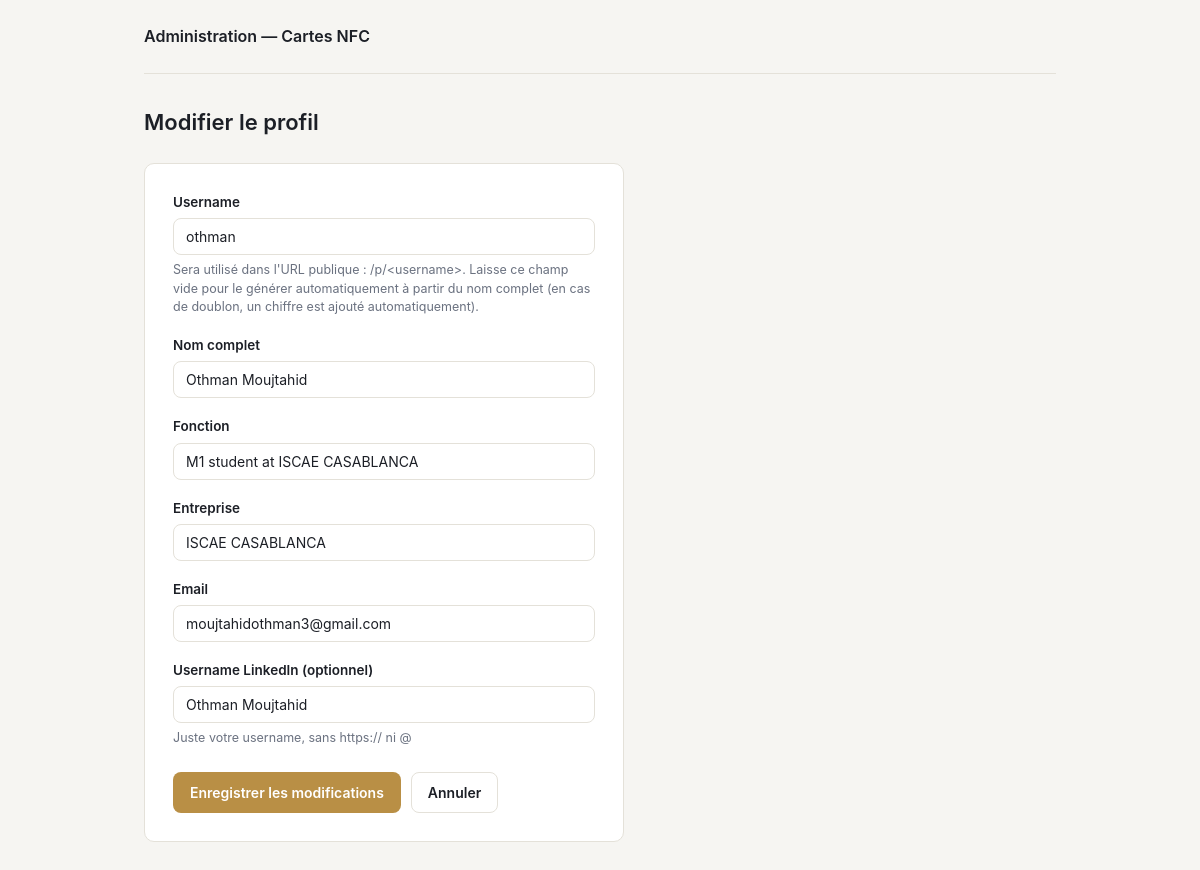
/admin/1/edit, run on the app's committed database.
### models.py (models this page shows, shortened)
class Profile(db.Model):
    __tablename__ = "profiles"
    id        = db.Column(db.Integer, primary_key=True)
    username  = db.Column(db.String(50), unique=True, nullable=False)
    full_name = db.Column(db.String(100), nullable=False)
    job_title = db.Column(db.String(100), nullable=False)
    company   = db.Column(db.String(100), nullable=False)
    email     = db.Column(db.String(120), nullable=False)
    linkedin  = db.Column(db.String(100), nullable=True)

### app.py (the view, shortened to what this page needs)
@app.route("/admin/<int:profile_id>/edit", methods=["GET", "POST"])
def admin_edit(profile_id):
    profile = Profile.query.get_or_404(profile_id)
    if request.method == "GET":
        form_data = {
            "username": profile.username,
            "full_name": profile.full_name,
            "job_title": profile.job_title,
            "company": profile.company,
            "email": profile.email,
            "linkedin": profile.linkedin or "",
        }
        return render_template("admin/form.html", profile=profile, form_data=form_data)

### templates/admin/form.html (shortened to what this page needs)
{% extends "admin/base.html" %}
{% block content %}
  <h1 class="admin-title">{{ "Modifier le profil" if profile else "Créer un profil" }}</h1>
  <form
    class="admin-form"
    method="POST"
    action="{{ url_for('admin_edit', profile_id=profile.id) if profile else url_for('admin_create') }}"
  >
    <div class="form-row">
      <label for="username">Username</label>
      <input
        type="text"
        id="username"
        name="username"
        value="{{ form_data.username }}"
        placeholder="ex: othman (laisse vide pour générer automatiquement)"
      >
      <p class="form-hint">Sera utilisé dans l'URL publique : /p/&lt;username&gt;. Laisse ce champ vide pour le générer automatiquement à partir du nom complet (en cas de doublon, un chiffre est ajouté automatiquement).</p>
    </div>
    <div class="form-row">
      <label for="full_name">Nom complet</label>
      <input
        type="text"
        id="full_name"
        name="full_name"
        value="{{ form_data.full_name }}"
        placeholder="ex: Othman Moujtahid"
        required
      >
    </div>
    <div class="form-row">
      <label for="job_title">Fonction</label>
      <input
        type="text"
        id="job_title"
        name="job_title"
        value="{{ form_data.job_title }}"
        placeholder="ex: Consultant"
        required
      >
    </div>
    <div class="form-row">
      <label for="company">Entreprise</label>
      <input
        type="text"
        id="company"
        name="company"
        value="{{ form_data.company }}"
        placeholder="ex: ABC Consulting"
        required
      >
    </div>
    <div class="form-row">
      <label for="email">Email</label>
      <input
        type="email"
        id="email"
        name="email"
        value="{{ form_data.email }}"
        placeholder="ex: othman@abc.ma"
        required
      >
    </div>
    <div class="form-row">
      <label for="linkedin">Username LinkedIn (optionnel)</label>
      <input
        type="text"
        id="linkedin"
        name="linkedin"
        value="{{ form_data.linkedin }}"
        placeholder="Ex: othman-moujtahid"
      >
      <p class="form-hint">Juste votre username, sans https:// ni @</p>
    </div>
    <div class="form-actions">
      <button type="submit" class="btn btn-primary">
        {{ "Enregistrer les modifications" if profile else "Créer le profil" }}
      </button>
      <a href="{{ url_for('admin_list') }}" class="btn btn-ghost">Annuler</a>
    </div>
  </form>
{% endblock %}

### static/admin.css (style rules this page uses)
:root { --admin-bg: #f6f5f2; --admin-surface: #ffffff; --admin-border: #e4e1d9; --admin-ink: #1c1f26; --admin-ink-soft: #6b7280; --admin-accent: #b98f45; --admin-accent-hover: #a67c38; --admin-danger: #b3413a; --admin-danger-hover: #97332d; --admin-radius: 10px; }
* { box-sizing: border-box; }
body { margin: 0; background: var(--admin-bg); color: var(--admin-ink); font-family: "Inter", -apple-system, BlinkMacSystemFont, "Segoe UI", sans-serif; font-size: 15px; line-height: 1.5; }
.admin-title { font-size: 22px; font-weight: 600; margin: 0 0 24px; }
.btn { display: inline-block; padding: 9px 16px; border-radius: 8px; font-size: 14px; font-weight: 600; text-decoration: none; border: 1px solid transparent; cursor: pointer; font-family: inherit; }
.btn-primary { background: var(--admin-accent); color: #ffffff; }
.btn-ghost { background: transparent; color: var(--admin-ink); border-color: var(--admin-border); }
.admin-form { background: var(--admin-surface); border: 1px solid var(--admin-border); border-radius: var(--admin-radius); padding: 28px; max-width: 480px; }
.form-row { margin-bottom: 18px; }
.form-row label { display: block; font-weight: 600; font-size: 13.5px; margin-bottom: 6px; }
.form-row input { width: 100%; padding: 9px 12px; border: 1px solid var(--admin-border); border-radius: 8px; font-size: 14px; font-family: inherit; color: var(--admin-ink); }
.form-hint { margin: 6px 0 0; font-size: 12.5px; color: var(--admin-ink-soft); }
.form-actions { display: flex; gap: 10px; margin-top: 24px; }

### data on the page
Profile: username "othman", full_name "Othman Moujtahid", job_title "M1 student at ISCAE CASABLANCA", company "ISCAE CASABLANCA", email "moujtahidothman3@gmail.com", linkedin "Othman Moujtahid"

### other printed values
{{ "Modifier le profil" if profile else "Créer un profil" }} "Modifier le profil"
{{ "Enregistrer les modifications" if profile else "Créer le profil" }} "Enregistrer les modifications"
